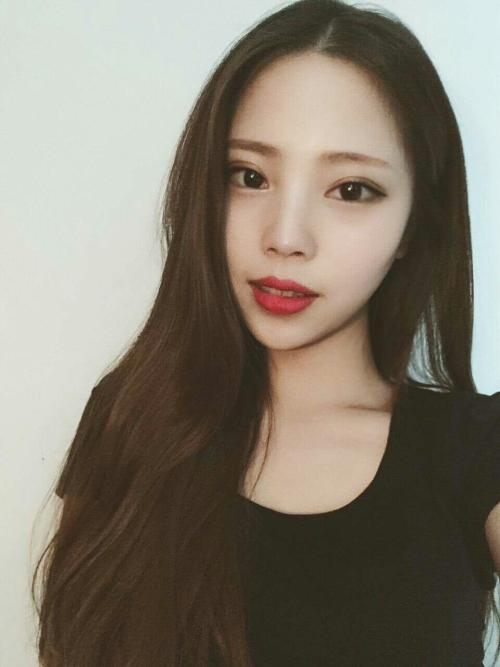
#> input picture img/ag.png, 500 x 667 px, found by its file name
$ python imgbase.py
#> lines starting #> are read from the running program, lines starting #| are printed output that depends on the picture
#coding=utf-8

import cv2
import numpy as np

img = cv2.imread("img/ag.png")
#> img is the input picture: shape (667, 500, 3); mean B, G, R 110.9, 124.1, 131.6

b, g, r = cv2.split(img)
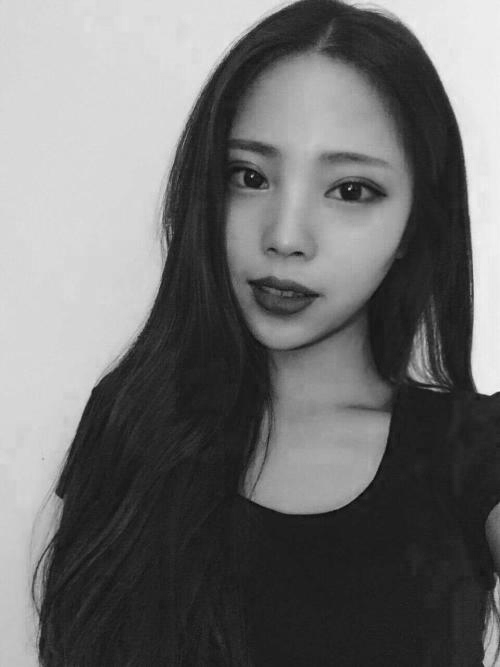
#> b: shape (667, 500); min 3, max 244, mean 110.9
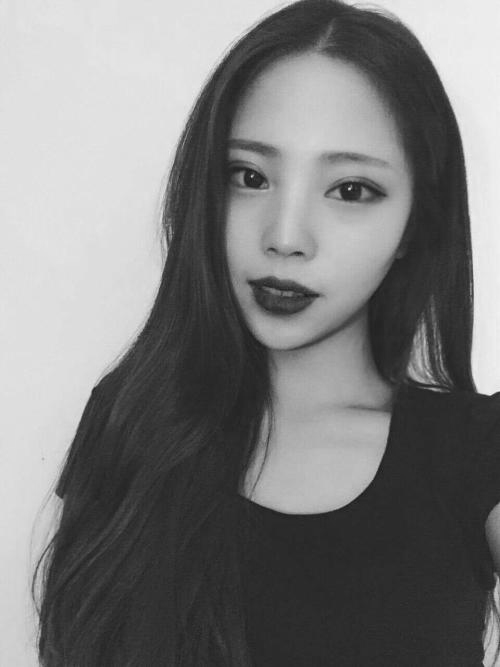
#> g: shape (667, 500); min 23, max 243, mean 124.1
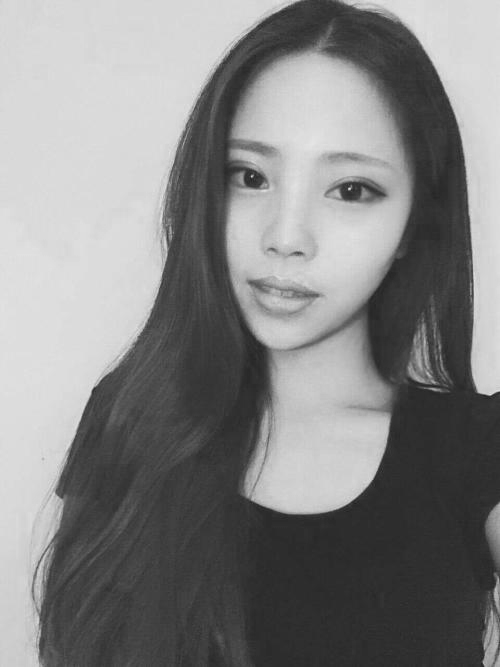
#> r: shape (667, 500); min 32, max 231, mean 131.6
img = cv2.merge((b, g, r))

img = img[:, :, 0]

cv2.imshow("image", img)

cv2.waitKey(0)
cv2.destroyAllWindows()

$ run again, with img/xingye-1.png copied over img/ag.png
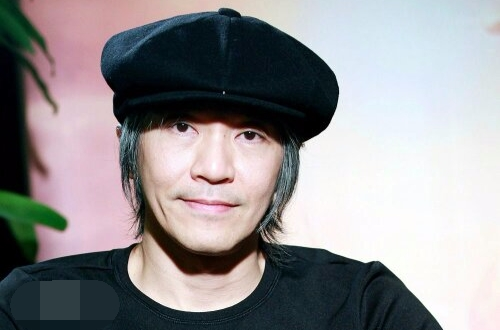
#> input picture img/xingye-1.png, 500 x 330 px, found by its file name
#> img is the input picture: shape (330, 500, 3); mean B, G, R 146.8, 144.4, 146.4
#> `b, g, r = cv2.split(img)`:
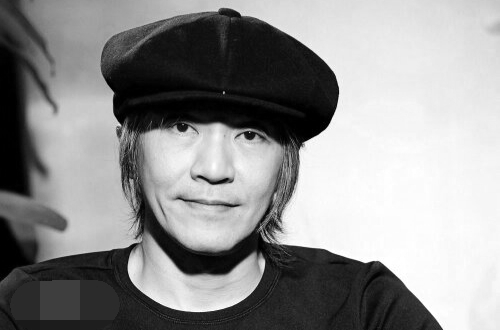
#> g: shape (330, 500); min 0, max 255, mean 144.4
#> `b, g, r = cv2.split(img)`:
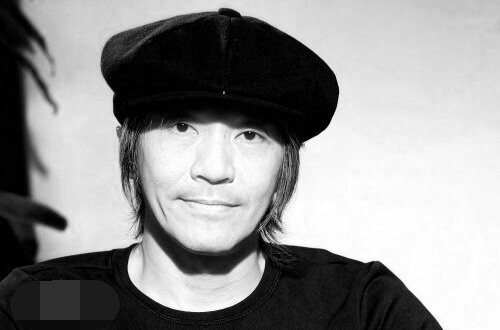
#> r: shape (330, 500); min 0, max 255, mean 146.4
